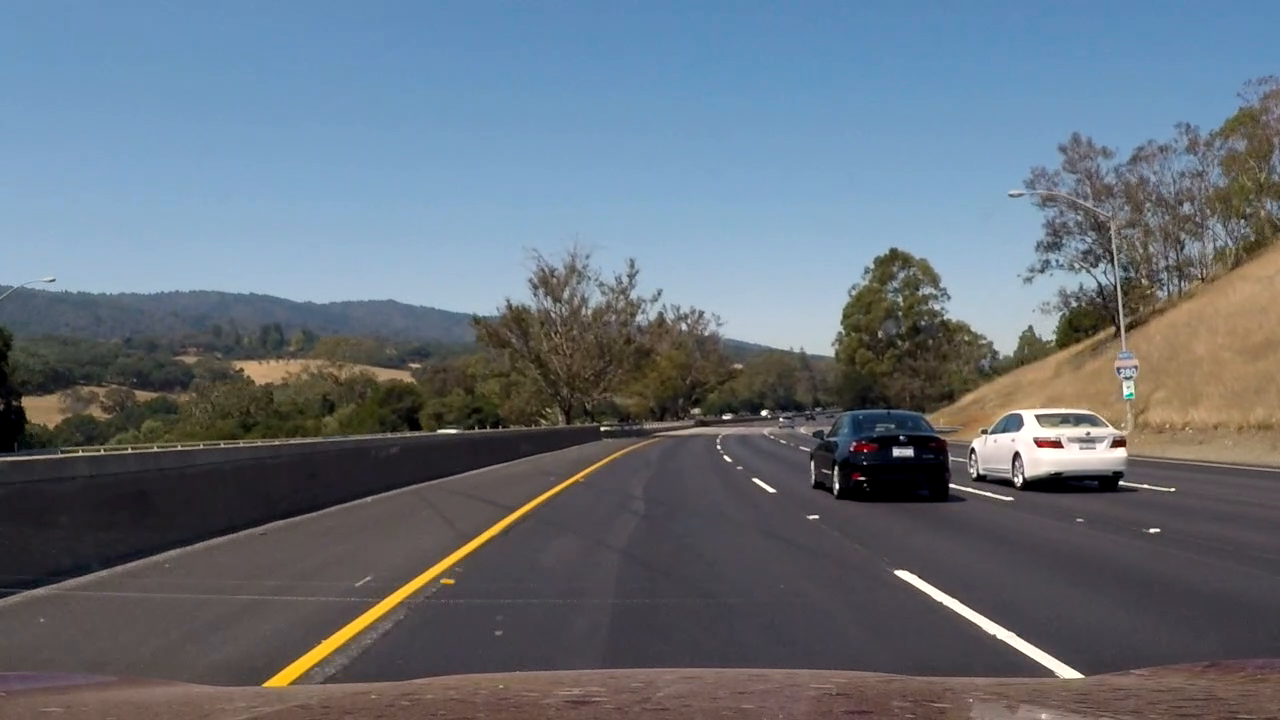
#> input picture six_frames/frame1.png, 1280 x 720 px
$ python -i search_wins.py   (imports and definitions only)   (older library calls are emulated)
#> lines starting #> are read from the running program, lines starting #| are printed output that depends on the picture
### lessonFunctions.py
import matplotlib.image as mpimg
import numpy as np
import cv2
from skimage.feature import hog
# Define a function to return HOG features and visualization
def get_hog_features(img, orient, pix_per_cell, cell_per_block,
                        vis=False, feature_vec=True):
    # Call with two outputs if vis==True
    if vis == True:
        features, hog_image = hog(img, orientations=orient,
                                  pixels_per_cell=(pix_per_cell, pix_per_cell),
                                  cells_per_block=(cell_per_block, cell_per_block),
                                  transform_sqrt=True,
                                  visualise=vis, feature_vector=feature_vec)
        return features, hog_image
    # Otherwise call with one output
    else:
        features = hog(img, orientations=orient,
                       pixels_per_cell=(pix_per_cell, pix_per_cell),
                       cells_per_block=(cell_per_block, cell_per_block),
                       transform_sqrt=True,
                       visualise=vis, feature_vector=feature_vec)
        return features

# Define a function to compute binned color features
def bin_spatial(img, size=(32, 32)):
    # Use cv2.resize().ravel() to create the feature vector
    features = cv2.resize(img, size).ravel()
    # Return the feature vector
    return features

# Define a function to compute color histogram features
# NEED TO CHANGE bins_range if reading .png files with mpimg!
def color_hist(img, nbins=32):
    # Compute the histogram of the color channels separately
    channel1_hist = np.histogram(img[:,:,0], bins=nbins)
    channel2_hist = np.histogram(img[:,:,1], bins=nbins)
    channel3_hist = np.histogram(img[:,:,2], bins=nbins)
    # Concatenate the histograms into a single feature vector
    hist_features = np.concatenate((channel1_hist[0], channel2_hist[0], channel3_hist[0]))
    # Return the individual histograms, bin_centers and feature vector
    return hist_features

# Define a function to extract features from a list of images
# Have this function call bin_spatial() and color_hist()
# [149 lines left out: functions extract_features, slide_window, draw_boxes, add_heat, apply_threshold, draw_labeled_bboxes, not called in this run]

### search_wins.py
import cv2
import numpy as np
from sklearn.svm import LinearSVC
from sklearn.preprocessing import StandardScaler
from lessonFunctions import *

def search_windows(img, windows, clf, scaler, color_space='BGR',
                    spatial_size=(32, 32), hist_bins=32, orient=9,
                    pix_per_cell=8, cell_per_block=2,
                    hog_channel=0, spatial_feat=True,
                    hist_feat=True, hog_feat=True):

    #1) Create an empty list to receive positive detection windows
    on_windows = []
    #2) Iterate over all windows in the list
    for window in windows:
        #3) Extract the test window from original image
        test_img = cv2.resize(img[window[0][1]:window[1][1], window[0][0]:window[1][0]], (64, 64))
        #4) Extract features for that window using single_img_features()
        features = single_img_features(test_img, color_space=color_space,
                            spatial_size=spatial_size, hist_bins=hist_bins,
                            orient=orient, pix_per_cell=pix_per_cell,
                            cell_per_block=cell_per_block,
                            hog_channel=hog_channel, spatial_feat=spatial_feat,
                            hist_feat=hist_feat, hog_feat=hog_feat)
        #5) Scale extracted features to be fed to classifier
        test_features = scaler.transform(np.array(features).reshape(1, -1))
        #6) Predict using your classifier
        prediction = clf.predict(test_features)
        #7) If positive (prediction == 1) then save the window
        if prediction == 1:
            on_windows.append(window)
    #8) Return windows for positive detections
    return on_windows

def single_img_features(img, color_space='BGR', spatial_size=(32, 32),
                        hist_bins=32, orient=9,
                        pix_per_cell=8, cell_per_block=2, hog_channel=0,
                        spatial_feat=True, hist_feat=True, hog_feat=True):
    #1) Define an empty list to receive features
    img_features = []
    #2) Apply color conversion if other than 'BGR'
    if color_space != 'BGR':
        if color_space == 'HSV':
            feature_image = cv2.cvtColor(img, cv2.COLOR_BGR2HSV)
        elif color_space == 'LUV':
            feature_image = cv2.cvtColor(img, cv2.COLOR_RGB2LUV)
        elif color_space == 'HLS':
            feature_image = cv2.cvtColor(img, cv2.COLOR_BGR2HLS)
        elif color_space == 'YUV':
            feature_image = cv2.cvtColor(img, cv2.COLOR_BGR2YUV)
        elif color_space == 'YCrCb':
            feature_image = cv2.cvtColor(img, cv2.COLOR_RGB2YCrCb)
    else: feature_image = np.copy(img)
    #3) Compute spatial features if flag is set
    if spatial_feat == True:
        spatial_features = bin_spatial(feature_image, size=spatial_size)
        #4) Append features to list
        #print(len(spatial_features))
        img_features.append(spatial_features)
    #5) Compute histogram features if flag is set
    if hist_feat == True:
        hist_features = color_hist(feature_image, nbins=hist_bins)
        #6) Append features to list
        #print(len(hist_features))
        img_features.append(hist_features)
    #7) Compute HOG features if flag is set
    if hog_feat == True:
        if hog_channel == 'ALL':
            hog_features = []
            for channel in range(feature_image.shape[2]):
                hog_features.append(get_hog_features(feature_image[:,:,channel],
                                    orient, pix_per_cell, cell_per_block,
                                    vis=False, feature_vec=True))
            hog_features = np.ravel(hog_features)
        else:
            hog_features = get_hog_features(feature_image[:,:,hog_channel], orient,
                        pix_per_cell, cell_per_block, vis=False, feature_vec=True)
        #8) Append features to list
        #print(len(hog_features))
        img_features.append(hog_features)

    # [6 lines of commented-out code are left out]
    return np.concatenate(img_features)

>>> import cv2
>>> picture = cv2.imread('six_frames/frame1.png')
#> picture is the input picture: shape (720, 1280, 3); mean B, G, R 121.8, 111.2, 101.7
>>> result = single_img_features(picture)
#> in bin_spatial, `features = cv2.resize(img, size).ravel()`: features = 3072 values, max 255 at index 1901, min 0 at index 1728, mean 111.7
#> in single_img_features, `spatial_features = bin_spatial(feature_image, size=spatial_size)`: spatial_features has the same summary as features in bin_spatial
#> in color_hist, `hist_features = np.concatenate((channel1_hist[0], channel2_hist[0], ch..`: hist_features = 96 values, max 123995 at index 9, min 595 at index 58, mean 28800
#> in get_hog_features, `features = hog(img, orientations=orient, pixels_per_cell=(pix_per_cell..`:
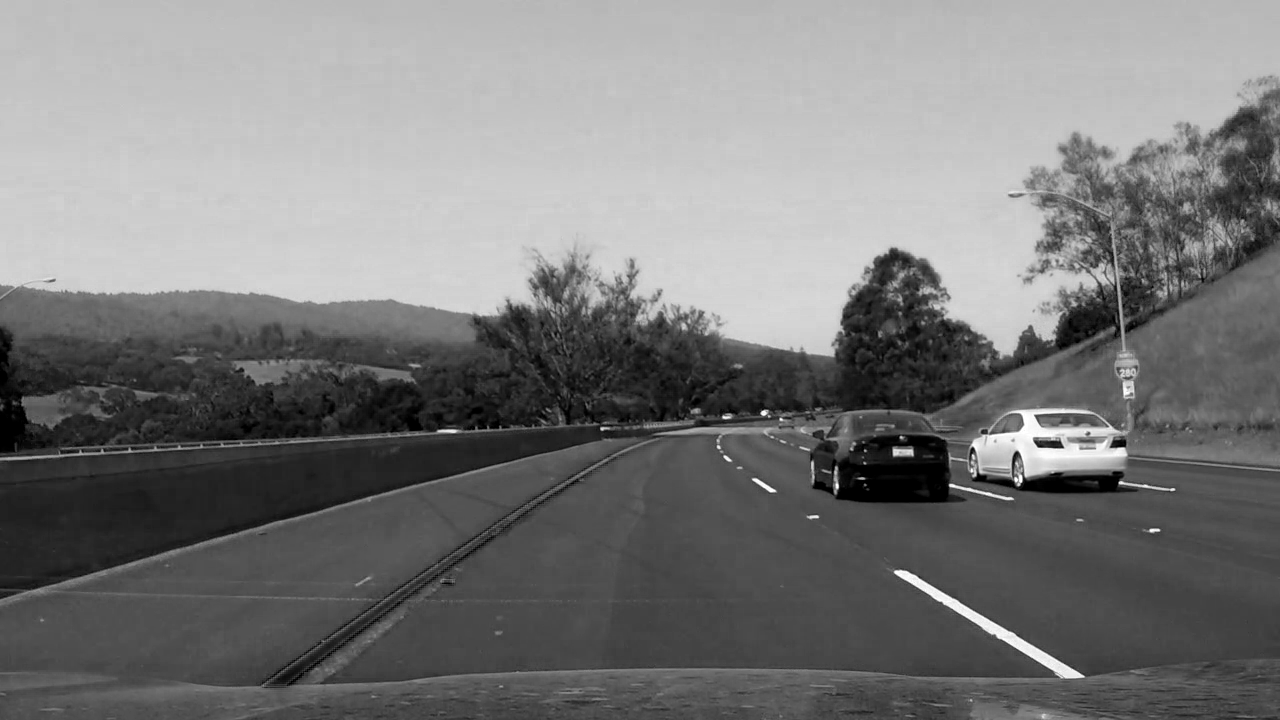
#> img: shape (720, 1280); min 0, max 255, mean 121.8

$ run again, on six_frames/frame4.png
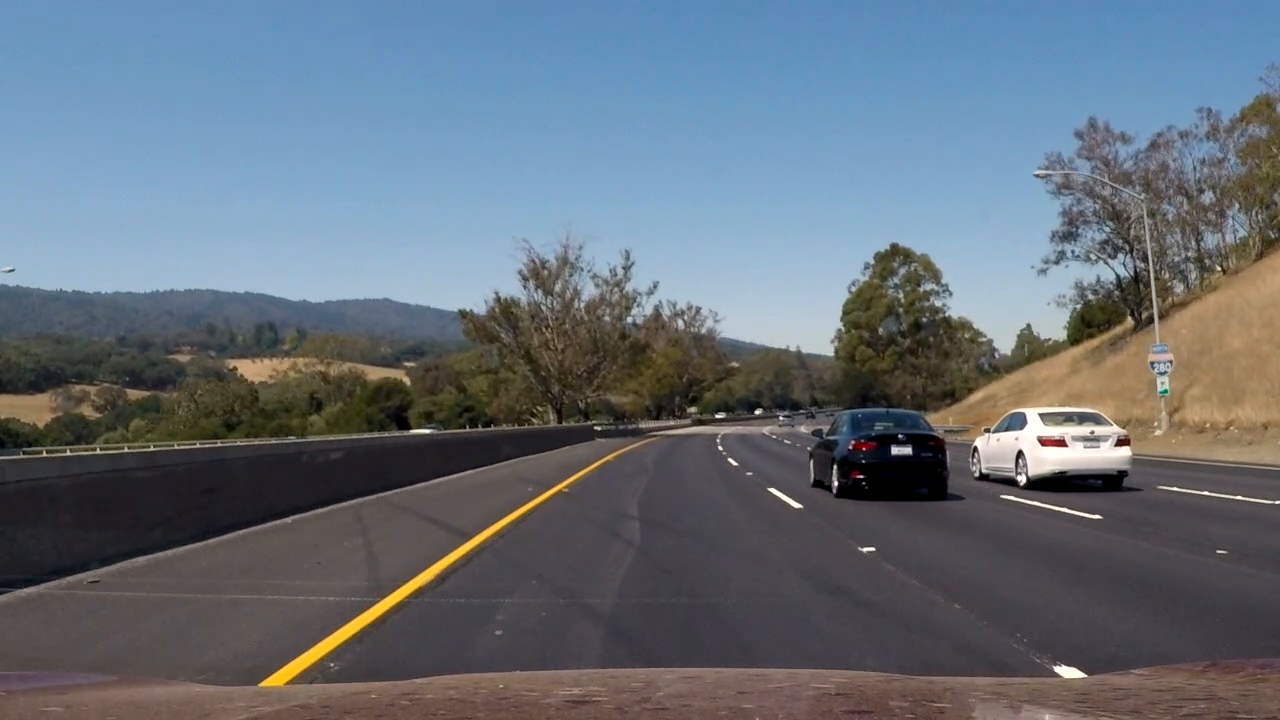
#> input picture six_frames/frame4.png, 1280 x 720 px
#> picture is the input picture: shape (720, 1280, 3); mean B, G, R 121.1, 110.5, 101
#> features = 3072 values, max 255 at index 1901, min 0 at index 1990, mean 110.2
#> spatial_features has the same summary as features in bin_spatial
#> in color_hist, `hist_features = np.concatenate((channel1_hist[0], channel2_hist[0], ch..`: hist_features = 96 values, max 131879 at index 9, min 597 at index 59, mean 28800
#> in get_hog_features, `features = hog(img, orientations=orient, pixels_per_cell=(pix_per_cell..`:
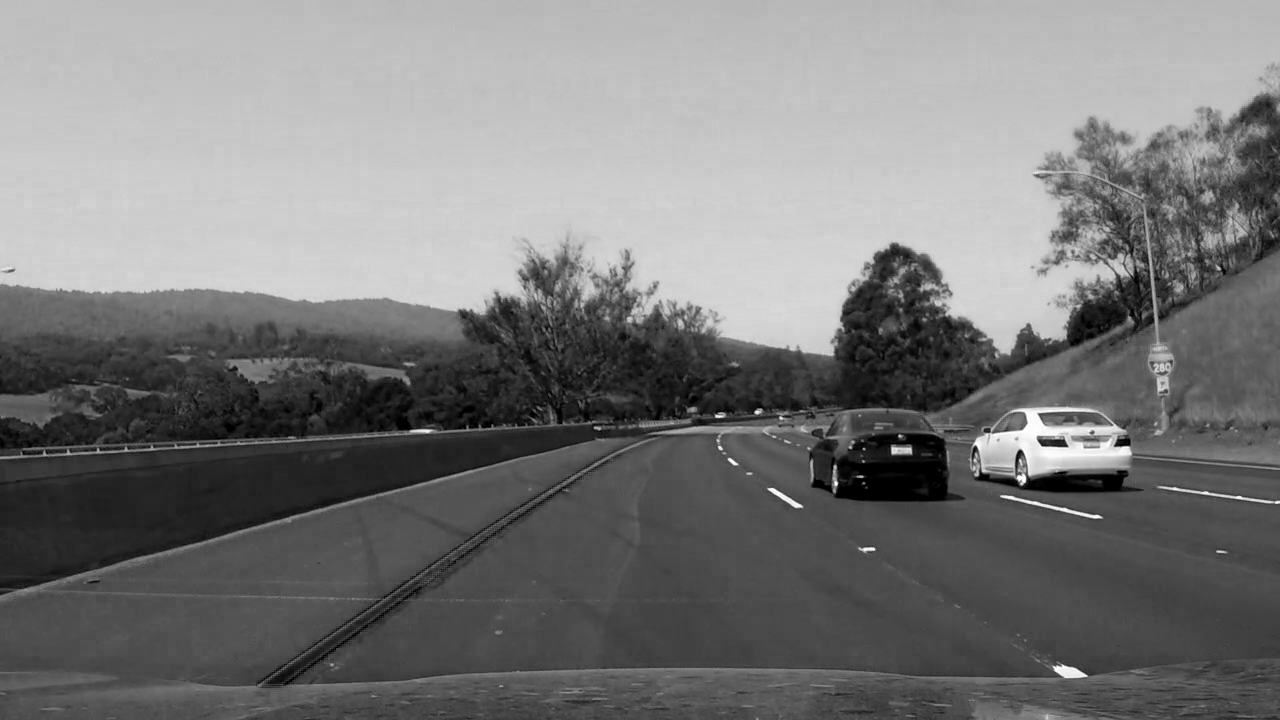
#> img: shape (720, 1280); min 0, max 255, mean 121.1
